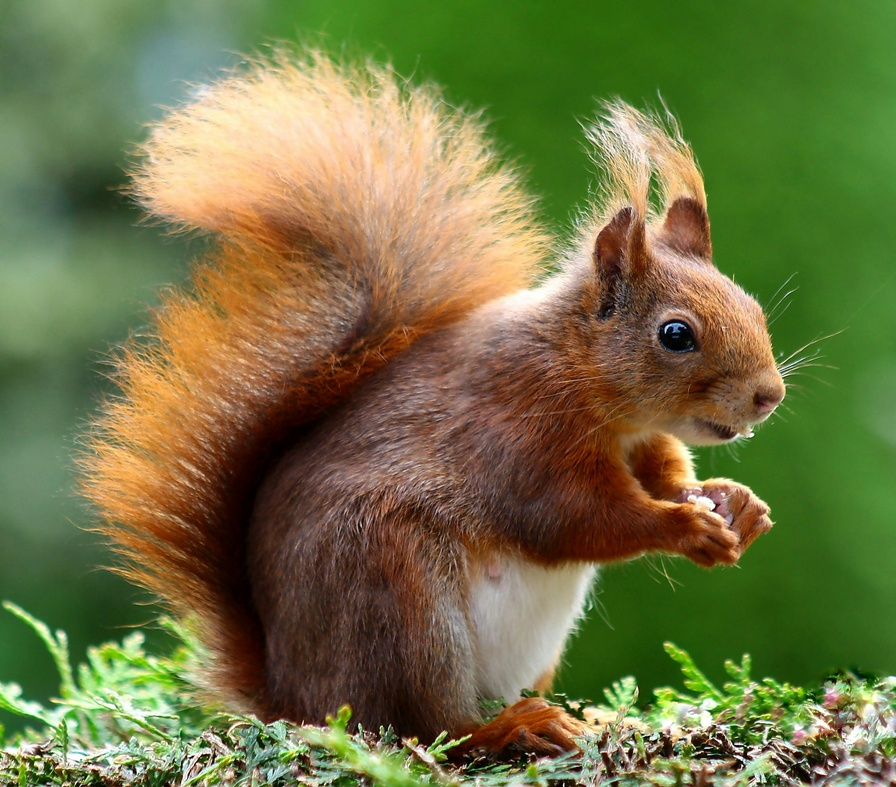
#> input picture images/image.jpg, 896 x 787 px, shrunk from 2939 x 2583 before the run
$ python histogramEqualisation.py
#> lines starting #> are read from the running program, lines starting #| are printed output that depends on the picture
import cv2
import matplotlib.pyplot as plt

def show_images_and_histograms(images, titles, cmap="gray"):
    """
    Display images and their histograms in a single figure.

    Parameters:
    - images: List of images (numpy arrays)
    - titles: List of titles for each image and histogram
    - cmap: Colormap to use for images
    """
    n = len(images)
    plt.figure(figsize=(15, 10))

    for i in range(n):
        # Display image
        plt.subplot(2, n, i + 1)
        plt.imshow(images[i], cmap=cmap)
        plt.title(titles[i])
        plt.axis('off')

        # Display histogram
        plt.subplot(2, n, n + i + 1)
        plt.hist(images[i].ravel(), bins=256, range=(0, 256), color='gray', alpha=0.7)
        plt.title(f"Histogram of {titles[i]}")
        plt.xlabel('Pixel Intensity')
        plt.ylabel('Frequency')
        plt.grid(axis='y', linestyle='--', alpha=0.7)

    plt.tight_layout()
    plt.show()

def histogram_equalization_demo(image):
    """Perform histogram equalization on an image."""
    # Convert to grayscale
    gray_image = cv2.cvtColor(image, cv2.COLOR_BGR2GRAY)
    # Apply histogram equalization
    equalized_image = cv2.equalizeHist(gray_image)
    return gray_image, equalized_image

# Load the uploaded image
uploaded_image_path = "./images/image.jpg"
image = cv2.imread(uploaded_image_path)
#> image is the input picture: shape (787, 896, 3); mean B, G, R 67.9, 115.2, 112.5

if image is None:
    print("Error: Unable to load the image. Please check the file path or upload a valid image.")
else:
    # Perform histogram equalization
    gray_image, equalized_image = histogram_equalization_demo(image)
#> in histogram_equalization_demo, `gray_image = cv2.cvtColor(image, cv2.COLOR_BGR2GRAY)`:
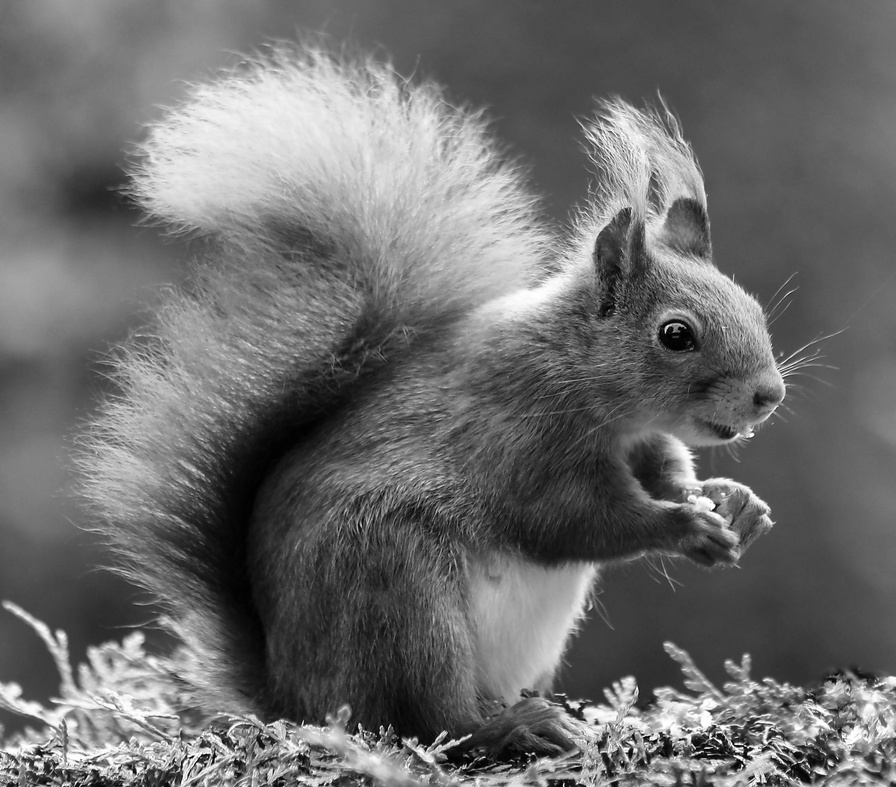
#> gray_image: shape (787, 896); min 0, max 255, mean 109
#> in histogram_equalization_demo, `equalized_image = cv2.equalizeHist(gray_image)`:
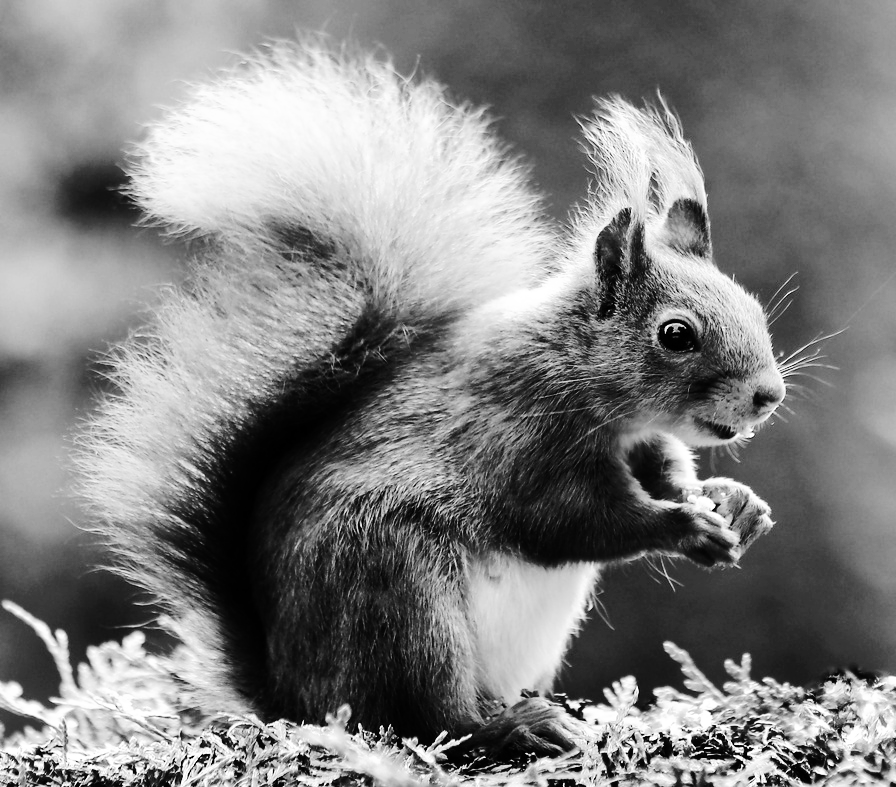
#> equalized_image: shape (787, 896); min 0, max 255, mean 128.2

    # Show all images and histograms in one graph
    show_images_and_histograms(
        [gray_image, equalized_image],
        ["Original Grayscale Image", "Histogram Equalized Image"],
        cmap="gray"
    )
#> in show_images_and_histograms, `n = len(images)`: n = 2
#> in show_images_and_histograms, `plt.show()`:
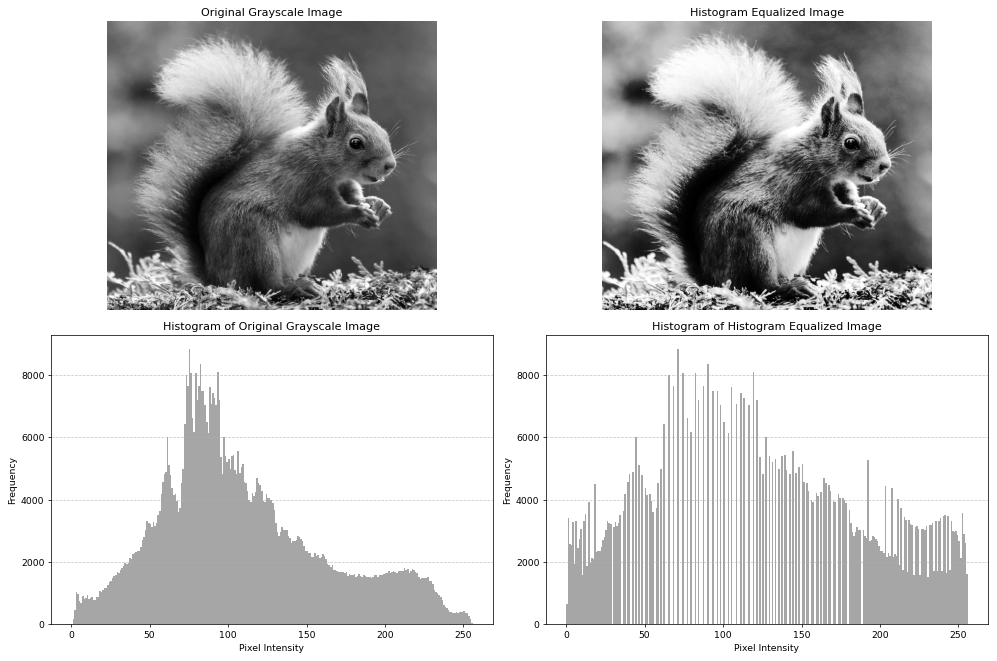
#> figure drawn by matplotlib, 4 panels; panel 2: tallest bar 8834 high, from x = 75 to 76; panel 4: tallest bar 8834 high, from x = 71 to 72
